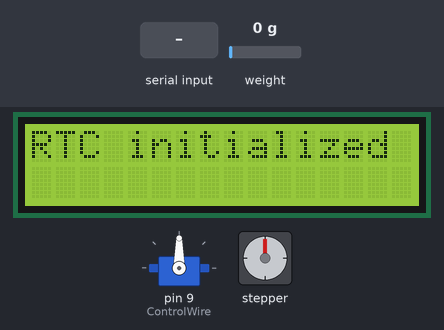
The sketch below on a simulated Arduino Uno, built with avr-gcc and run on an emulated ATmega328P. Shown: 16×2 character LCD, servo, stepper motor. The inputs (shaded band) are chosen by the test bench; at power-on: weight on the scale 0 g. The local clock reads 2024-03-15 10:24:30 at power-on unless the sketch sets it; stepper angles assume 2000 steps per turn.

Above: at 2.1 s.
At 4.18 s:
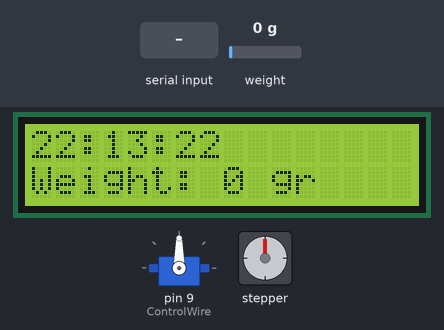
4.4 s: "TARE_SCALE\n" received over Serial
At 5.8 s:
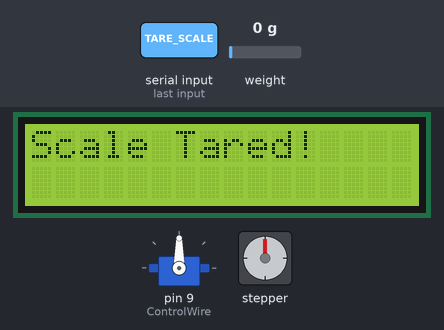
7.4 s: "SET_TARGET:\n" received over Serial
At 8.6 s:
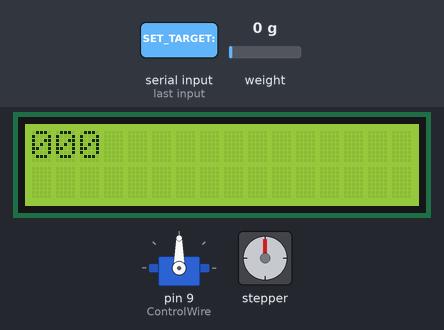
10.4 s: "EJECT_CONTAINER\n" received over Serial
At 10.89 s:
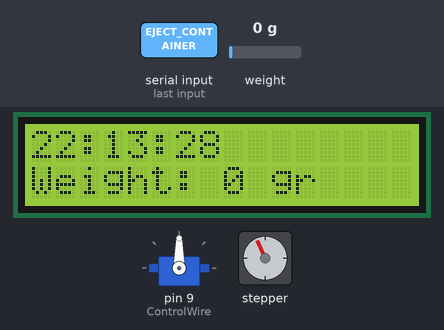
Timing chart, 0 to 27.5 s (numbered marks = the images above; inputs shaded):
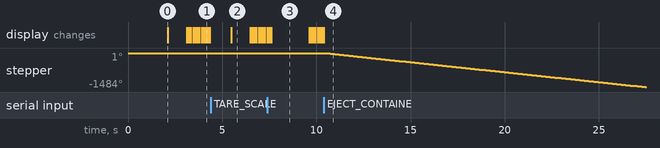

The sketch:

IoTreatController.ino
```cpp
// POST-2024 MAINTENANCE COPY — untested on the original device.
// Changes documented in CHANGELOG.md. Original is in original/IoTreatFinal.ino.

#include <Servo.h>
#include "HX711.h"
#include <LiquidCrystal_I2C.h>
#include <Wire.h>
#include <DS1307RTC.h>
#include <Stepper.h>
const int stepsPerRevolution = 2000;
const int rpm = 15;
Stepper stepper1(stepsPerRevolution, 10, 12, 11, 13);
Servo IranServo;
#define ControlWire 9
LiquidCrystal_I2C lcd(0x27, 16, 2);

#define DOUT  3
#define CLK   2
HX711 scale;
float calibration_factor = -123200;

const char *monthName[12] = {
  "Jan", "Feb", "Mar", "Apr", "May", "Jun",
  "Jul", "Aug", "Sep", "Oct", "Nov", "Dec"
};
tmElements_t tm;
int targetHour = 17;
int targetMinute = 19;
int targetSecond = 0;
int targetWeight = 50;

bool servoMoved = false;
bool stepperActive = false;
bool zeroFlag = false;
unsigned long stepperStartTime = 0;

void setup() {
  Serial.begin(9600);
  stepper1.setSpeed(rpm);
  lcd.init();
  lcd.backlight();
  lcd.print("WELCOME");
  lcd.setCursor(0, 1);
  lcd.print("IoTreat :)");
  IranServo.attach(ControlWire);
  IranServo.write(90);
  delay(1000);
  scale.begin(DOUT, CLK);
  scale.set_scale();
  scale.tare();

  if (getDate(__DATE__) && getTime(__TIME__)) {
    if (RTC.write(tm)) {
      lcd.clear();
      lcd.print("RTC initialized");
    }
  } else {
    lcd.clear();
    lcd.print("RTC init failed!");
  }
  delay(1000);
  lcd.clear();
}

void loop() {
  updateLCD();
  checkWeightAndServo();
  manageStepperMotor();
  handleSerialCommands();
}

void updateLCD() {
  if (RTC.read(tm)) {
    lcd.clear();
    lcd.setCursor(0, 0);
    print2digits(tm.Hour);
    lcd.print(':');
    print2digits(tm.Minute);
    lcd.print(':');
    print2digits(tm.Second);

    scale.set_scale(calibration_factor);
    float weight_in_grams = scale.get_units() * 0.453592 * 1000;
    lcd.setCursor(0, 1);
    lcd.print("Weight: ");
    lcd.print(weight_in_grams, 0);
    lcd.print(" gr");
  }
}

void checkWeightAndServo() {
    float weight_in_grams = scale.get_units() * 0.453592 * 1000;

    if (tm.Hour == targetHour && tm.Minute == targetMinute && abs(tm.Second - targetSecond) <= 1 && !servoMoved) {
      IranServo.write(0);
      Serial.println("Servo moved to 0");
      servoMoved = true;
    }

    if (weight_in_grams >= (targetWeight - 25) && servoMoved) {
        IranServo.write(90);
        servoMoved = false;
        zeroFlag = true;
        lcd.clear();
        lcd.setCursor(0, 0);
        lcd.print("It's COMING...!");
        lcd.setCursor(0, 1);
        lcd.print("It takes 3 min");
        Serial.println("COMMAND:STEPPER_MOVE");
        for (int j = 0; j < 10; j++) {
            rotateStepper(-1, 20000);
        }
        lcd.clear();
        lcd.print("Enjoy your treat");
    }

    if (weight_in_grams <= 0 && zeroFlag) {
        Serial.println("WEIGHT:0");
        zeroFlag = false;
        lcd.clear();
        lcd.print("Oooh, it's over");
        delay(5000);
        lcd.clear();
        lcd.setCursor(0, 0);
        lcd.print("Bye Bye");
        lcd.setCursor(0, 1);
        lcd.print("It takes 3 min");
        for (int j = 0; j < 10; j++) {
            rotateStepper(1, 20000);
        }
    }
}

void manageStepperMotor() {}

void rotateStepper(int direction, int durationMs) {
  unsigned long startTime = millis();
  while (millis() - startTime < durationMs) {
    stepper1.step(direction * stepsPerRevolution);
    delay(100);
  }
}

void print2digits(int number) {
  if (number < 10) lcd.print('0');
  lcd.print(number);
}

bool getTime(const char *str) {
  int Hour, Min, Sec;
  return sscanf(str, "%d:%d:%d", &Hour, &Min, &Sec) == 3 && (tm.Hour = Hour, tm.Minute = Min, tm.Second = Sec, true);
}

bool getDate(const char *str) {
  char Month[12];
  int Day, Year;
  if (sscanf(str, "%s %d %d", Month, &Day, &Year) != 3) return false;
  for (int i = 0; i < 12; i++) {
    if (strcmp(Month, monthName[i]) == 0) {
      tm.Day = Day;
      tm.Month = i + 1;
      tm.Year = CalendarYrToTm(Year);
      return true;
    }
  }
  return false;
}

void handleSerialCommands() {
  if (Serial.available()) {
    String receivedData = Serial.readStringUntil('\n');
    if (receivedData.startsWith("SET_TARGET:")) {
      int hourTarget = receivedData.substring(11, 13).toInt();
      int minuteTarget = receivedData.substring(14, 16).toInt();
      int newTargetWeight = receivedData.substring(17).toInt();
      lcd.clear();
      lcd.print(hourTarget);
      lcd.print(minuteTarget);
      lcd.print(newTargetWeight);
      delay(2000);
      targetHour = hourTarget;
      targetMinute = minuteTarget;
      targetWeight = newTargetWeight;
    } else if (receivedData.startsWith("EJECT_CONTAINER")) {
      for (int j = 0; j < 10; j++) {
            rotateStepper(-1, 20000);
      }
    } else if (receivedData.startsWith("INSERT_CONTAINER")) {
      for (int j = 0; j < 10; j++) {
            rotateStepper(1, 20000);
      }
    } else if (receivedData.startsWith("TARE_SCALE")) {
      scale.tare();
      lcd.clear();
      lcd.print("Scale Tared!");
      delay(1000);
    }
  }
}
```

Measured:
- after the input at 4.4 s, the display: changes after 1.1 s (image 2)
- after the input at 10.4 s, stepper: keeps turning counter-clockwise at about 87°/s, starting after 0.10 s
- what the display in image 0 shows lasts 1.0 s, from 2.1 s to 3.1 s
- what the display in image 3 shows lasts 2.0 s, from 7.6 s to 9.6 s
